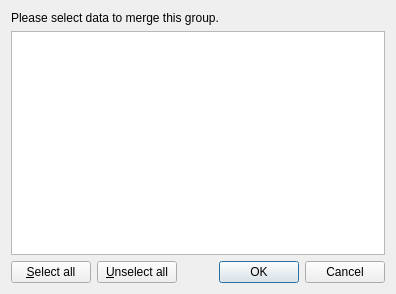
<?xml version="1.0" encoding="UTF-8"?>
<ui version="4.0">
 <class>GeoDataPointmapMergeSettingDialog</class>
 <widget class="QDialog" name="GeoDataPointmapMergeSettingDialog">
  <property name="geometry">
   <rect>
    <x>0</x>
    <y>0</y>
    <width>396</width>
    <height>294</height>
   </rect>
  </property>
  <property name="windowTitle">
   <string>Select data to merge</string>
  </property>
  <layout class="QVBoxLayout" name="verticalLayout">
   <item>
    <widget class="QLabel" name="label">
     <property name="text">
      <string>Please select data to merge this group.</string>
     </property>
    </widget>
   </item>
   <item>
    <widget class="QListWidget" name="listWidget">
     <property name="selectionMode">
      <enum>QAbstractItemView::MultiSelection</enum>
     </property>
    </widget>
   </item>
   <item>
    <layout class="QHBoxLayout" name="horizontalLayout">
     <item>
      <widget class="QPushButton" name="selectAllButton">
       <property name="text">
        <string>&amp;Select all</string>
       </property>
      </widget>
     </item>
     <item>
      <widget class="QPushButton" name="unselectAllButton">
       <property name="text">
        <string>&amp;Unselect all</string>
       </property>
      </widget>
     </item>
     <item>
      <spacer name="horizontalSpacer">
       <property name="orientation">
        <enum>Qt::Horizontal</enum>
       </property>
       <property name="sizeHint" stdset="0">
        <size>
         <width>17</width>
         <height>20</height>
        </size>
       </property>
      </spacer>
     </item>
     <item>
      <widget class="QDialogButtonBox" name="buttonBox">
       <property name="orientation">
        <enum>Qt::Horizontal</enum>
       </property>
       <property name="standardButtons">
        <set>QDialogButtonBox::Cancel|QDialogButtonBox::Ok</set>
       </property>
      </widget>
     </item>
    </layout>
   </item>
  </layout>
 </widget>
 <resources/>
 <connections>
  <connection>
   <sender>buttonBox</sender>
   <signal>accepted()</signal>
   <receiver>GeoDataPointmapMergeSettingDialog</receiver>
   <slot>accept()</slot>
   <hints>
    <hint type="sourcelabel">
     <x>248</x>
     <y>254</y>
    </hint>
    <hint type="destinationlabel">
     <x>157</x>
     <y>274</y>
    </hint>
   </hints>
  </connection>
  <connection>
   <sender>buttonBox</sender>
   <signal>rejected()</signal>
   <receiver>GeoDataPointmapMergeSettingDialog</receiver>
   <slot>reject()</slot>
   <hints>
    <hint type="sourcelabel">
     <x>316</x>
     <y>260</y>
    </hint>
    <hint type="destinationlabel">
     <x>286</x>
     <y>274</y>
    </hint>
   </hints>
  </connection>
 </connections>
</ui>
